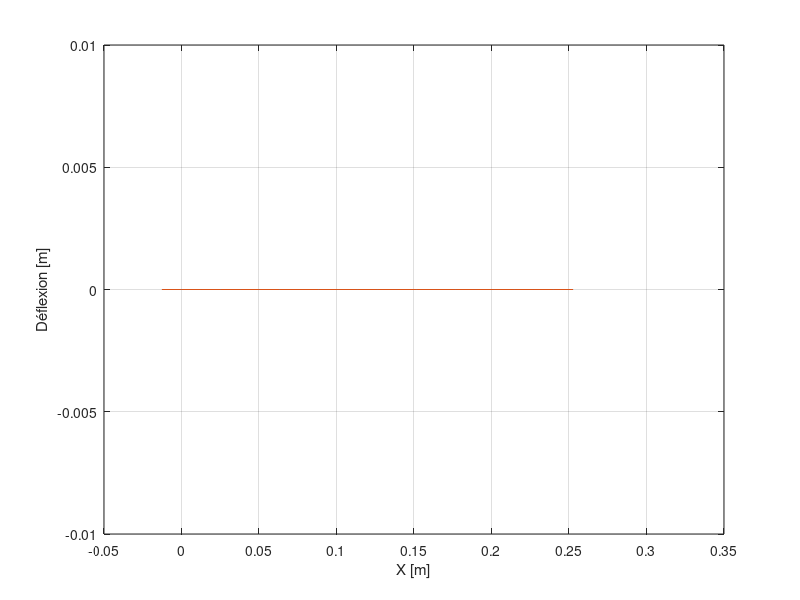
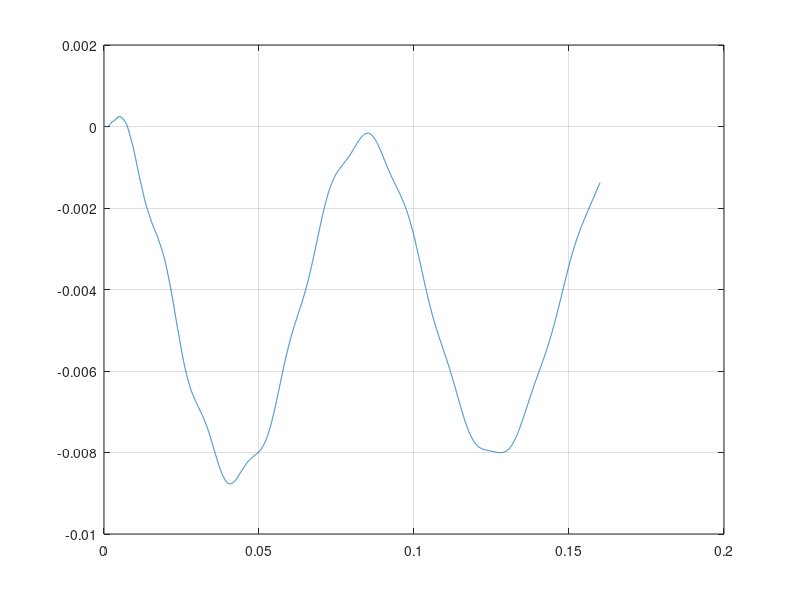

Write the MATLAB code that produced these figures, in order.
close all 
clear all
clc

%UNITÉS DU SI PARTOUT

%Paramètres de la poutre
b = 74e-3;
h = 1.59e-3;
l = 301e-3;
L = 240e-3;
m = 66e-3;
densite = 1937.18;
f = 12.17;

%Densité linéique
mu = densite*b*h;
%Moment quadratique
J = b*h^3/12;
%Module de Young
E = (mu*(2*pi*f)^2/J)*(L/1.875)^4;
%Amortissement
B = 5.91*(mu*L + 20e-3);

%Nombre d'incréments à calculer (par exemple, 0 à 11000 bonds de dt dans la
%simulation)
nx = 20;
nt = 8000;

%Incréments
dt = 2e-5;
dx = L/(nx-1);



%Liste d'éléments spaciaux
x = -dx:dx:L+dx; 
nx = nx + 2; %Nombre d'elements



% if(mu_simu > 0.5)
%     warning("La simulation ne sera pas stable")
% end

%Array de force appliquée
F = zeros(1, nx);
F(11) = -100e-3*9.81;
% F(20) = -0.588;

% w = 1 * fliplr(0.001*sin(pi*x/(2*L)));

%Initialisation des arrays d'état passé, présent et futur
w_old = zeros(1, nx);
w = zeros(1, nx);
w_new = zeros(1, nx);

%Forme initiale de lame
w_init = zeros(1, nx); 

%Position du bout de la lame en fonction du temps
position_bout = zeros(1, nt+1); 

%Pour l'EDO
coeff1 = (E * J)/(dx^4);
coeff2 = mu/(dt^2);
coeff3 = B/dt;
coeff4 = ((mu/dt^2)+(B/dt))^(-1);

% Figure animée du bout de la lame
% h2 = plot(0:nt, position_bout);
% xlabel("temps [s]")
% ylabel("Déflexion [m]")
% ylim([-0.01,0.01])
% grid on

%Figure qui sera animée
h = plot(x, w_init, x, w_new);
xlabel("X [m]")
ylabel("Déflexion [m]")
ylim([-0.01,0.01])
grid on




for n = 0:nt
    i = 3:nx-2;
    
    w_new = zeros(1, nx);
    w_new(i) = (-coeff1*(w(i+2)-4*w(i+1)+6*w(i)-4*w(i-1)+w(i-2)) - coeff2*(-2*w(i)+w_old(i)) + coeff3*w(i) + F(i)/dx)*coeff4;
    
    %Déflexion à l'extrémité
    w_new(end-1) = 2*w(end-2)-w(end-3);
    w_new(end) = 2*w(end-1)-w(end-2);
    
    %Réassignations
    w_old = w;
    w = w_new;
    
    position_bout(n+1) = w(end);
    
    %set(h(2), "Ydata", w_new);
    drawnow
    %set(h2(1), "Ydata", position_bout);
    
end
figure 
plot((0:dt:(nt*dt)), position_bout)
grid on